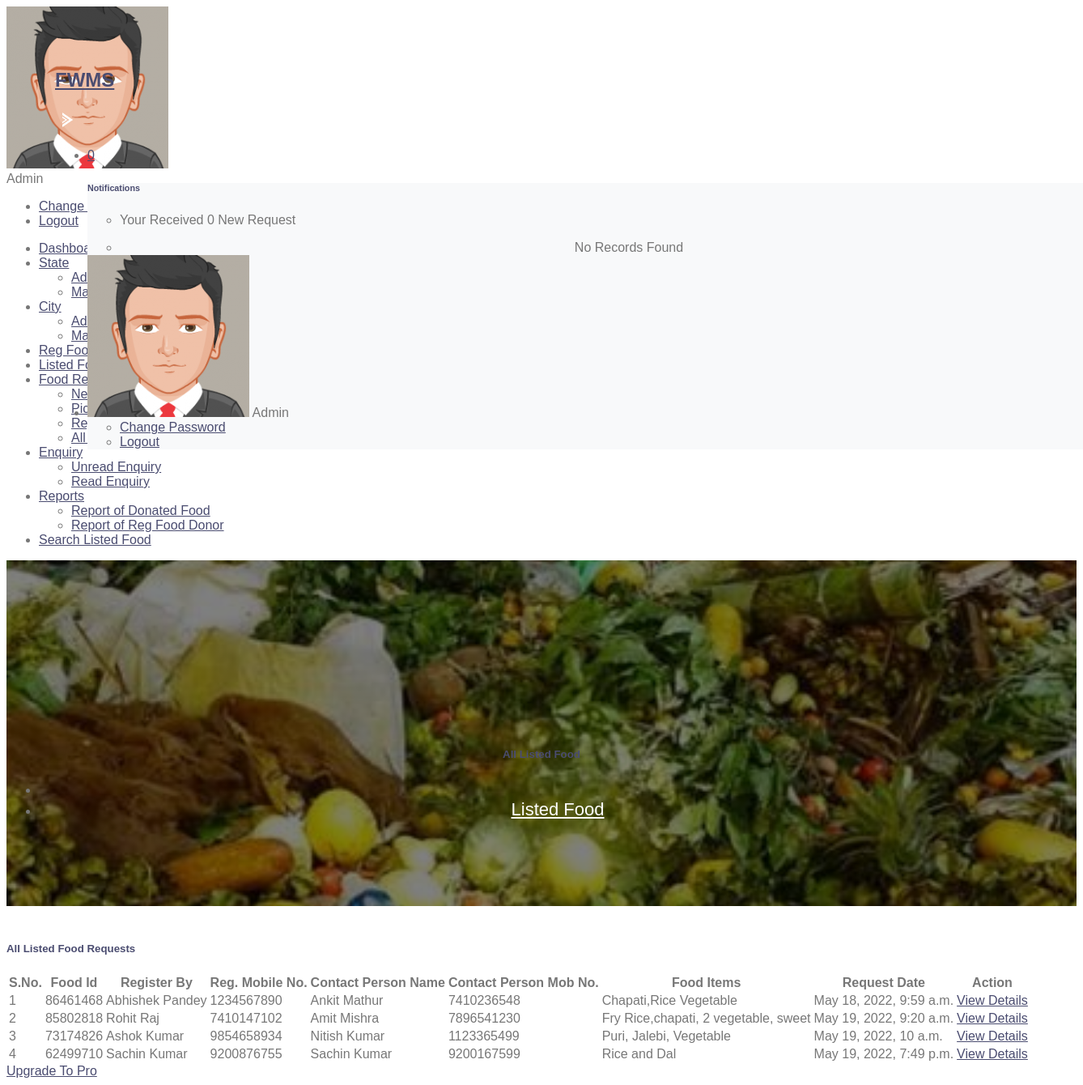
The page /listedFood (signed in) on the database its author committed.
### foodwaste/models.py (models this page shows, shortened)
class Food(models.Model):
    donorid = models.ForeignKey(Donor, on_delete=models.CASCADE, null=True)
    foodId = models.CharField(max_length=150, null=True)
    FoodItems = models.CharField(max_length=250, null=True)
    city = models.ForeignKey(City, on_delete=models.CASCADE)
    Description = models.CharField(max_length=300, null=True)
    PickupDate = models.DateField(null=True)
    PickupAddress = models.CharField(max_length=250, null=True)
    ContactPerson = models.CharField(max_length=150, null=True)
    CPMobNumber = models.CharField(max_length=15, null=True)
    Image = models.FileField(null=True,blank=True)
    CreationDate = models.DateTimeField(auto_now_add=True)
    UpdationDate = models.DateField(null=True)

class Donor(models.Model):
    user = models.ForeignKey(User, on_delete=models.CASCADE, null=True)
    MobileNumber = models.CharField(max_length=100, null=True)
    RegDate = models.DateTimeField(auto_now_add=True)

### foodwaste/views.py (the view)
# urls.py: path('listedFood', listedFood, name='listedFood'),
def listedFood(request):
    if not request.user.is_authenticated:
        return redirect('admin_login')
    food = Food.objects.all()
    return render(request, 'admin/listedFood.html', locals())

### foodwaste/templatetags/custom_tag.py (called while the page is built)
@register.filter(name = 'notification')
def notification(obj):
    foodrequest  = Foodrequests.objects.filter(status=None)
    return foodrequest

@register.simple_tag()
def notificationcount(*args, **kwargs):
    foodrequestcount  = Foodrequests.objects.filter(status=None).count()
    return foodrequestcount

### foodwaste/templates/admin/listedFood.html (shortened to what this page needs)
{% extends 'admin_base.html' %}
{% load static %}
{% block main %}
<section class="pcoded-main-container">
    <div class="pcoded-content">
        <div class="page-header">
            <div class="page-block">
                <div class="row align-items-center">
                    <div class="col-md-12">
                        <div class="page-header-title">
                            <h5 class="m-b-10">All Listed Food</h5>
                        </div>
                        <ul class="breadcrumb">
                            <li class="breadcrumb-item"><a href="{% url 'dashboard' %}"></a></li>
                            <li class="breadcrumb-item"><a href="">Listed Food</a></li>
                        </ul>
                    </div>
                </div>
            </div>
        </div>
        <div class="row">
            <div class="col-md-12">
                <div class="card">
                    <div class="card-header">
                        <h5>All Listed Food Requests</h5>
                    </div>
                    <div class="card-body table-border-style">
                        <div class="table-responsive">
                            <table class="table">
                                <thead>
                                <tr>
                                    <th class="ml-5">S.No.</th>
                                    <th>Food Id</th>
                                    <th>Register By</th>
                                    <th>Reg. Mobile No.</th>
                                    <th>Contact Person Name</th>
                                    <th>Contact Person Mob No.</th>
                                    <th>Food Items</th>
                                    <th>Request Date</th>
                                    <th>Action</th>
                                </tr>
                                </thead>
                                <tbody>
                                {% for i in food %}
                                <tr>
                                    <td>{{forloop.counter}}</td>
                                    <td>{{i.foodId}}</td>
                                    <td>{{i.donorid.user.first_name}} {{i.donorid.user.last_name}}</td>
                                    <td>{{i.donorid.MobileNumber}}</td>
                                    <td>{{i.ContactPerson}}</td>
                                    <td>{{i.CPMobNumber}}</td>
                                    <td>{{i.FoodItems}}</td>
                                    <td>{{i.CreationDate}}</td>
                                    <td><a href="{% url 'foodDetails' i.id %}" class="text-primary">View Details</a></td>
                                </tr>
                                {% endfor %}
                                </tbody>
                            </table>
                        </div>
                    </div>
                </div>
            </div>
        </div>
    </div>
</section>
{% endblock %}

### foodwaste/static/css/style.css (style rules this page uses)
body { color: #777777; font-weight: 500; background: #ffffff; font-family: 'Quicksand', sans-serif; }
h1, h2, h3, h4, h5, h6 { color: #4a4c70; }
a { color: #4a4c70; transition: .3s; }
.page-header { position: relative; margin-bottom: 45px; padding: 210px 0 90px 0; text-align: center; background: linear-gradient(rgba(0, 0, 0, .5), rgba(0, 0, 0, .5)), url(../img/page-header.jpg); background-attachment: fixed; background-position: center; background-repeat: no-repeat; background-size: cover; }
.page-header a { position: relative; padding: 0 12px; font-size: 22px; color: #ffffff; }
.page-header a::after { position: absolute; content: "/"; width: 8px; height: 8px; top: -2px; right: -7px; text-align: center; color: #ffffff; }
.page-header a:last-child::after { display: none; }

### rows shown on the page
Food: foodId "86461468", donorid.user.first_name "Abhishek", donorid.user.last_name "Pandey", donorid.MobileNumber "1234567890", ContactPerson "Ankit Mathur", CPMobNumber "7410236548", FoodItems "Chapati,Rice Vegetable", CreationDate "May 18, 2022, 9:59 a.m."
Food: foodId "85802818", donorid.user.first_name "Rohit", donorid.user.last_name "Raj", donorid.MobileNumber "7410147102", ContactPerson "Amit Mishra", CPMobNumber "7896541230", FoodItems "Fry Rice,chapati, 2 vegetable, sweet", CreationDate "May 19, 2022, 9:20 a.m."
Food: foodId "73174826", donorid.user.first_name "Ashok", donorid.user.last_name "Kumar", donorid.MobileNumber "9854658934", ContactPerson "Nitish Kumar", CPMobNumber "1123365499", FoodItems "Puri, Jalebi, Vegetable", CreationDate "May 19, 2022, 10 a.m."
Food: foodId "62499710", donorid.user.first_name "Sachin", donorid.user.last_name "Kumar", donorid.MobileNumber "9200876755", ContactPerson "Sachin Kumar", CPMobNumber "9200167599", FoodItems "Rice and Dal", CreationDate "May 19, 2022, 7:49 p.m."
